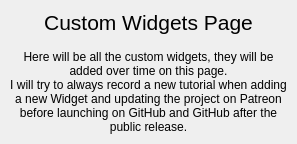
<?xml version="1.0" encoding="UTF-8"?>
<ui version="4.0">
 <class>Page1</class>
 <widget class="QWidget" name="page_1">
  <layout class="QVBoxLayout" name="page_1_layout">
   <property name="spacing">
    <number>5</number>
    </property>
    <property name="leftMargin">
    <number>5</number>
    </property>
    <property name="topMargin">
    <number>5</number>
    </property>
    <property name="rightMargin">
    <number>5</number>
    </property>
    <property name="bottomMargin">
    <number>5</number>
    </property>
    <item>
    <widget class="QScrollArea" name="scroll_area">
        <property name="styleSheet">
        <string notr="true">background: transparent;</string>
        </property>
        <property name="frameShape">
        <enum>QFrame::Shape::NoFrame</enum>
        </property>
        <property name="verticalScrollBarPolicy">
        <enum>Qt::ScrollBarPolicy::ScrollBarAlwaysOff</enum>
        </property>
        <property name="horizontalScrollBarPolicy">
        <enum>Qt::ScrollBarPolicy::ScrollBarAlwaysOff</enum>
        </property>
        <property name="widgetResizable">
        <bool>true</bool>
        </property>
        <widget class="QWidget" name="contents">
        <property name="geometry">
        <rect>
        <x>0</x>
        <y>0</y>
        <width>840</width>
        <height>580</height>
        </rect>
        </property>
        <property name="styleSheet">
        <string notr="true">background: transparent;</string>
        </property>
        <layout class="QVBoxLayout" name="verticalLayout">
        <property name="spacing">
        <number>15</number>
        </property>
        <property name="leftMargin">
        <number>5</number>
        </property>
        <property name="topMargin">
        <number>5</number>
        </property>
        <property name="rightMargin">
        <number>5</number>
        </property>
        <property name="bottomMargin">
        <number>5</number>
        </property>
        <item>
        <widget class="QLabel" name="title_label">
            <property name="maximumSize">
            <size>
            <width>16777215</width>
            <height>40</height>
            </size>
            </property>
            <property name="font">
            <font>
            <pointsize>16</pointsize>
            </font>
            </property>
            <property name="styleSheet">
            <string notr="true">font-size: 16pt</string>
            </property>
            <property name="text">
            <string>Custom Widgets Page</string>
            </property>
            <property name="alignment">
            <set>Qt::AlignmentFlag::AlignCenter</set>
            </property>
        </widget>
        </item>
        <item>
        <widget class="QLabel" name="description_label">
            <property name="text">
            <string>Here will be all the custom widgets, they will be added over time on this page.
I will try to always record a new tutorial when adding a new Widget and updating the project on Patreon before launching on GitHub and GitHub after the public release.</string>
            </property>
            <property name="alignment">
            <set>Qt::AlignmentFlag::AlignHCenter|Qt::AlignmentFlag::AlignTop</set>
            </property>
            <property name="wordWrap">
            <bool>true</bool>
            </property>
        </widget>
        </item>
        <item>
        <layout class="QHBoxLayout" name="row_1_layout"/>
        </item>
        <item>
        <layout class="QHBoxLayout" name="row_2_layout"/>
        </item>
        <item>
        <layout class="QHBoxLayout" name="row_3_layout"/>
        </item>
        <item>
        <layout class="QVBoxLayout" name="row_4_layout"/>
        </item>
        <item>
        <layout class="QVBoxLayout" name="row_5_layout"/>
        </item>
        </layout>
        </widget>
    </widget>
    </item>
  </layout>
 </widget>
 <resources/>
 <connections/>
</ui>
